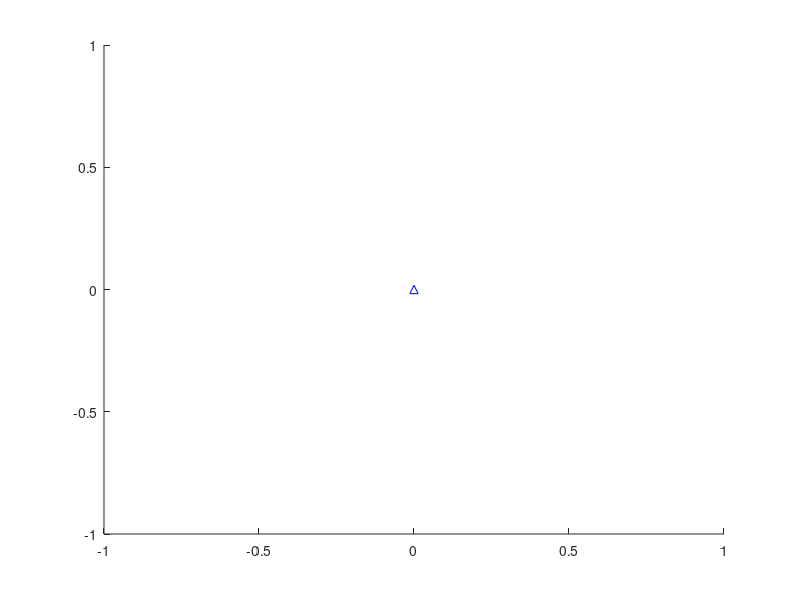

MATLAB code to generate this figure: (Note: this script raises an error after producing the figure.)
figure_main = figure('Name','Deformation','OuterPosition',[10 195 600 350]);
hold on;
timeA = 0;
plot(0,0,'^','Color','blue','HandleVisibility','on','DisplayName',"Elastic Compression");
for iit = 1:i_max
    if isempty(b{iit}) == 0
        timeA = timeA + b{iit}.t_f_i;
    end
    for jit = 1:j_max
        if isempty(s{iit,jit}) == 0
            timeA = timeA + T;
            plot((timeA),vpa(s{iit,jit}.D_ij),'^','Color','blue','HandleVisibility','off');
        end
    end
end

grid minor;
xlim([0, double(timeA+T)]);
xlabel('Time elapsed (s)');
ylabel('Elastic Compression (m)');
hold off;